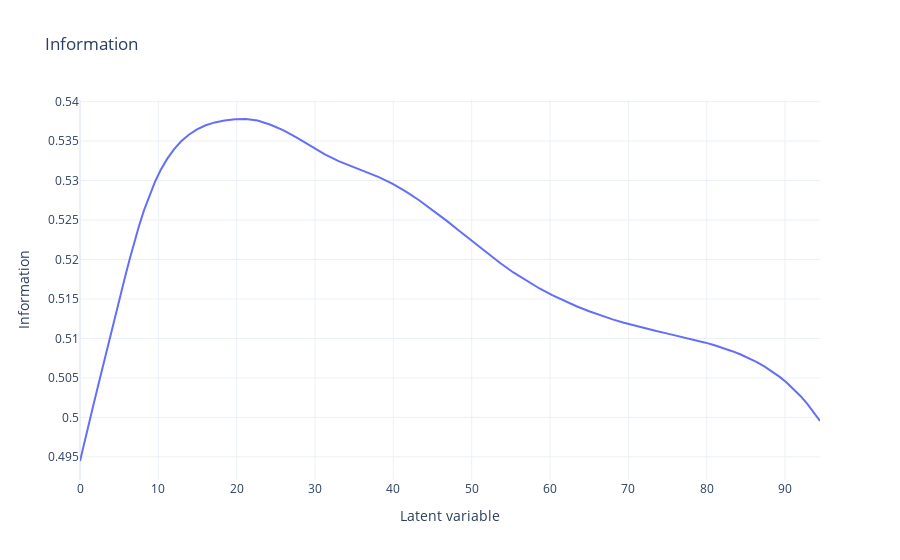

The notebook cell saved with this chart:
### Code cell
ae_model.plotter.plot_information(items=None, latent_variables=(1, ), degrees=[90, 0], z_estimation_method = "NN")
